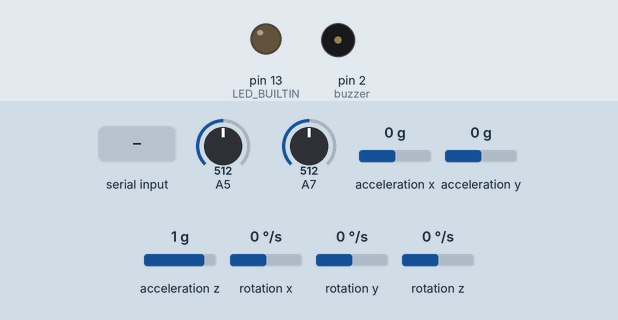
Simulated run of this sketch. Board: Arduino Nano, built with avr-gcc and run on an emulated ATmega328P. Shown: output pins drawn as LEDs (lit = HIGH), buzzer (waves = sounding, pin HIGH). Wiring (inferred from the names in the program): MPU-6050 motion sensor at I2C address 0x68. The test bench sets the inputs (shaded band); at power-on: acceleration x 0 g, A5 = 512, A7 = 512, acceleration y 0 g, acceleration z 1 g, rotation x 0 °/s, rotation y 0 °/s, rotation z 0 °/s. What the sketch prints to the serial monitor is not drawn.

Above: at 1.2 s.
1.3 s: "B" received over Serial
At 1.7 s:
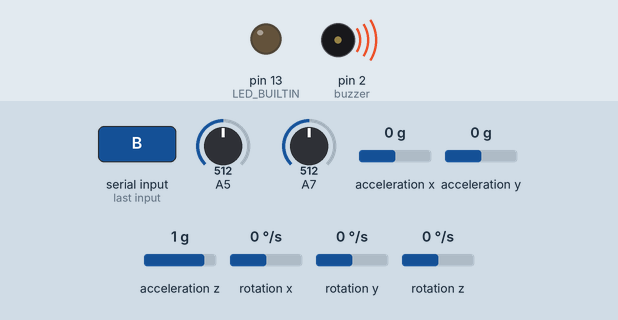
3.3 s: acceleration x set to -1.4 g
Timing chart, 0 to 6.3 s (numbered marks = the images above; inputs shaded):
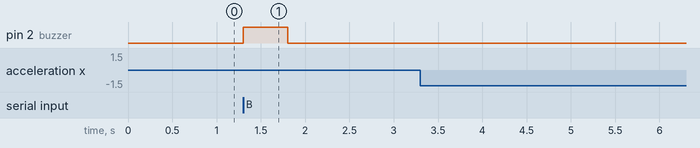

Measured:
- after the input at 1.3 s, pin 2 (buzzer): LOW → HIGH at once, → LOW 0.50 s later
- after the input at 3.3 s, every drawn part: stays the same

The sketch:

Serial-RW.ino
```cpp
/*
  Serial-WR

  Output hello to Serial
  Read input from Serial. If there is a 'E' detected, flip the LED

  yluo

*/
#include<Wire.h>  // Enable I2C communication
#include<math.h>

const int MPU_addr=0x68;  // I2C address of the MPU-6050
int16_t GyX,GyY,joyX, joyY;
int incomingByte = 0;
//char up[3] = {'u', 'p', '\0'};
//char down[5] = {'d', 'o', 'w', 'n', '\0'};
//char left[5] = {'l', 'e', 'f', 't', '\0'};
//char right[5] = {'r', 'i', 'g', 'h', 't', '\0'};
int currDirection = 0;
int buzzer = 2;

void read_gyro () {
  Wire.beginTransmission(MPU_addr);
  Wire.write(0x3B);  // starting with register 0x3B (ACCEL_XOUT_H)
  Wire.endTransmission(false);
  Wire.requestFrom(MPU_addr,14,true);  // request a total of 14 registers
  GyX=Wire.read()<<8|Wire.read();  // 0x43 (GYRO_XOUT_H) & 0x44 (GYRO_XOUT_L)
  GyY=Wire.read()<<8|Wire.read();  // 0x45 (GYRO_YOUT_H) & 0x46 (GYRO_YOUT_L)
  // GyZ=Wire.read()<<8|Wire.read();  // 0x47 (GYRO_ZOUT_H) & 0x48 (GYRO_ZOUT_L)

  // Update direction from gyro reading
  if (abs(GyX) > 1500 || abs(GyY) > 1500) {
    // gyro is oriented on board s/t:
    // tilt forward = -x axis, backward = +x axis
    // tilt left = -y axis, right = +y axis
    if (abs(GyX) > abs(GyY)) {
      if (GyX < 0) {
        // up
        if (currDirection != 1) {
          currDirection = 1;
          Serial.println(currDirection);
        }
      }
      else {
        // down
        if (currDirection != 3) {
          currDirection = 3;
          Serial.println(currDirection);
        }
      }
    }
    else {
      if (GyY < 0) {
        // left
        if (currDirection != 4) {
          currDirection = 4;
          Serial.println(currDirection);
        }
      }
      else {
        // right
        if (currDirection != 2) {
          currDirection = 2;
          Serial.println(currDirection);
        }
      }
    }

  }
}

void read_joystick() {
  // FIX - read joystick and set currDirection accordingly
  // Read joystick
  joyX = analogRead(A5);
  joyY = analogRead(A7);

  // Update direction from joystick reading
  if (joyX > 650) {
    // right (?)
    if (currDirection != 2) {
      currDirection = 2;
      Serial.println(currDirection);
    }
  }
  else if (joyX < 450) {
    // left ?
    if (currDirection != 4) {
      currDirection = 4;
      Serial.println(currDirection);
    }
  }
  else if (joyY > 650) {
    // up (?)
    if (currDirection != 3) {
      currDirection = 3;
      Serial.println(currDirection);
    }
  }
  else if (joyY < 450) {
    // down (?)
    if (currDirection != 1) {
      currDirection = 1;
      Serial.println(currDirection);
    }
  }
}

// the setup routine runs once when you press reset:
void setup() {
  Wire.begin(); // Adds Arduino to I2C bus as controller

  // Add GYRO to I2C bus
  Wire.beginTransmission(MPU_addr); // begins I2C transmission
  Wire.write(0x6B);  // Queue these bytes to transmit, 0x6B=PWR_MGMT_1 register
  Wire.write(0);     // set to zero (wakes up the MPU-6050)
  Wire.endTransmission(true); // Transmit queued bytes

  // initialize serial communication at 9600 bits per second:
  Serial.begin(9600);


  // FIX: PIN ASSIGNMENT FOR ACTIVE BUZZER
  // FIX: PIN ASSIGNMENTS FOR JOYSTICK
  pinMode(buzzer, OUTPUT);

  // DEBUG:
  pinMode(LED_BUILTIN, OUTPUT);
}

// the loop routine runs over and over again forever:
void loop() {
  // read from the Serial port:
  if (Serial.available() > 0) {
    incomingByte = Serial.read();
    // FIX - if incomingByte indicates buzzer, sound buzzer
    if (incomingByte == 'B')
    {
      //tone(buzzer,300,3000);
      digitalWrite(buzzer, HIGH);
      delay(500);
      digitalWrite(buzzer, LOW);
    }
  }
  /*
  digitalWrite(LED_BUILTIN, HIGH);   // turn the LED on (HIGH is the voltage level)
  digitalWrite(LED_BUILTIN, LOW);
  delay(500);
  digitalWrite(LED_BUILTIN, HIGH);
  delay(500);
  digitalWrite(LED_BUILTIN, LOW);
  */

  read_gyro();
  read_joystick();
  //Serial.println(currDirection);
}
```
